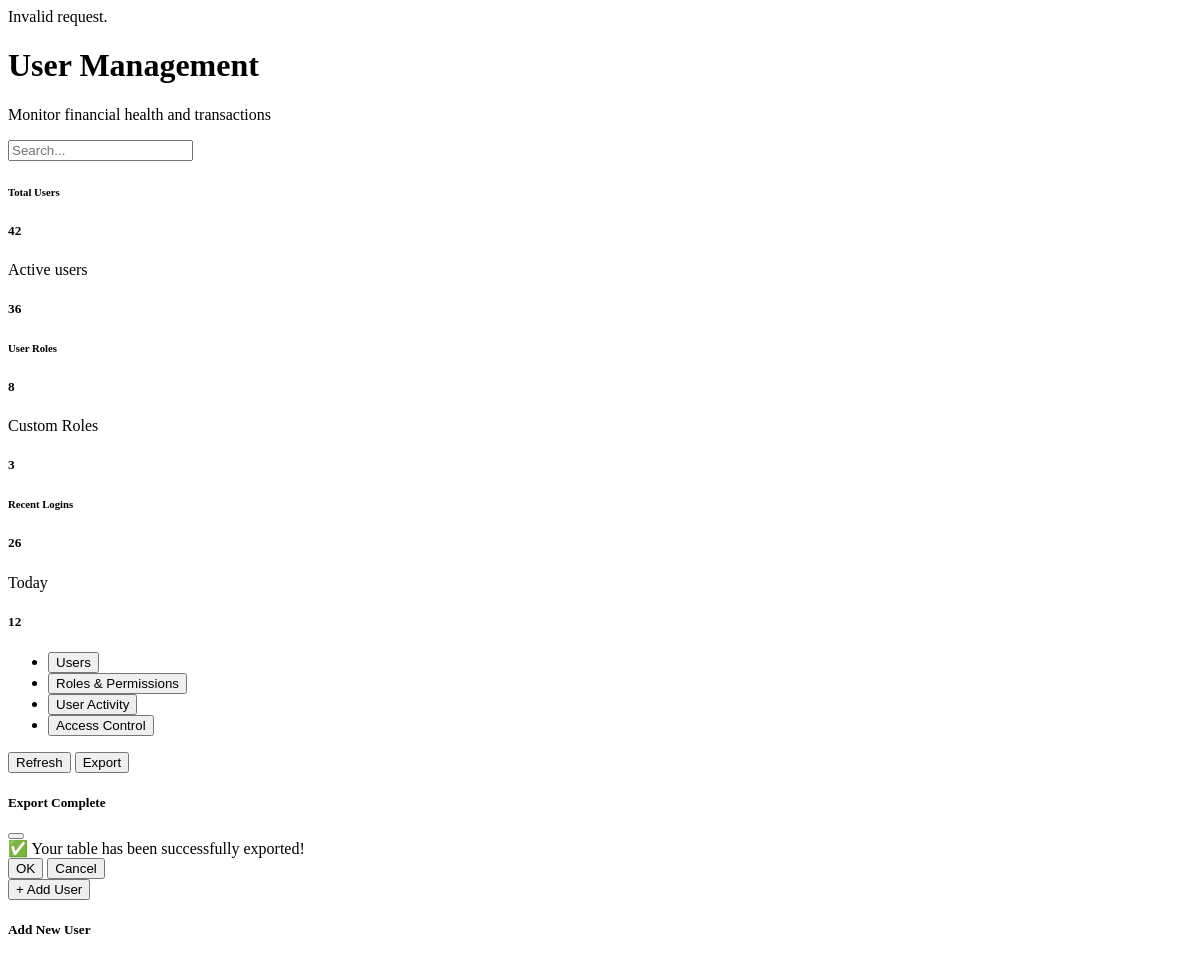
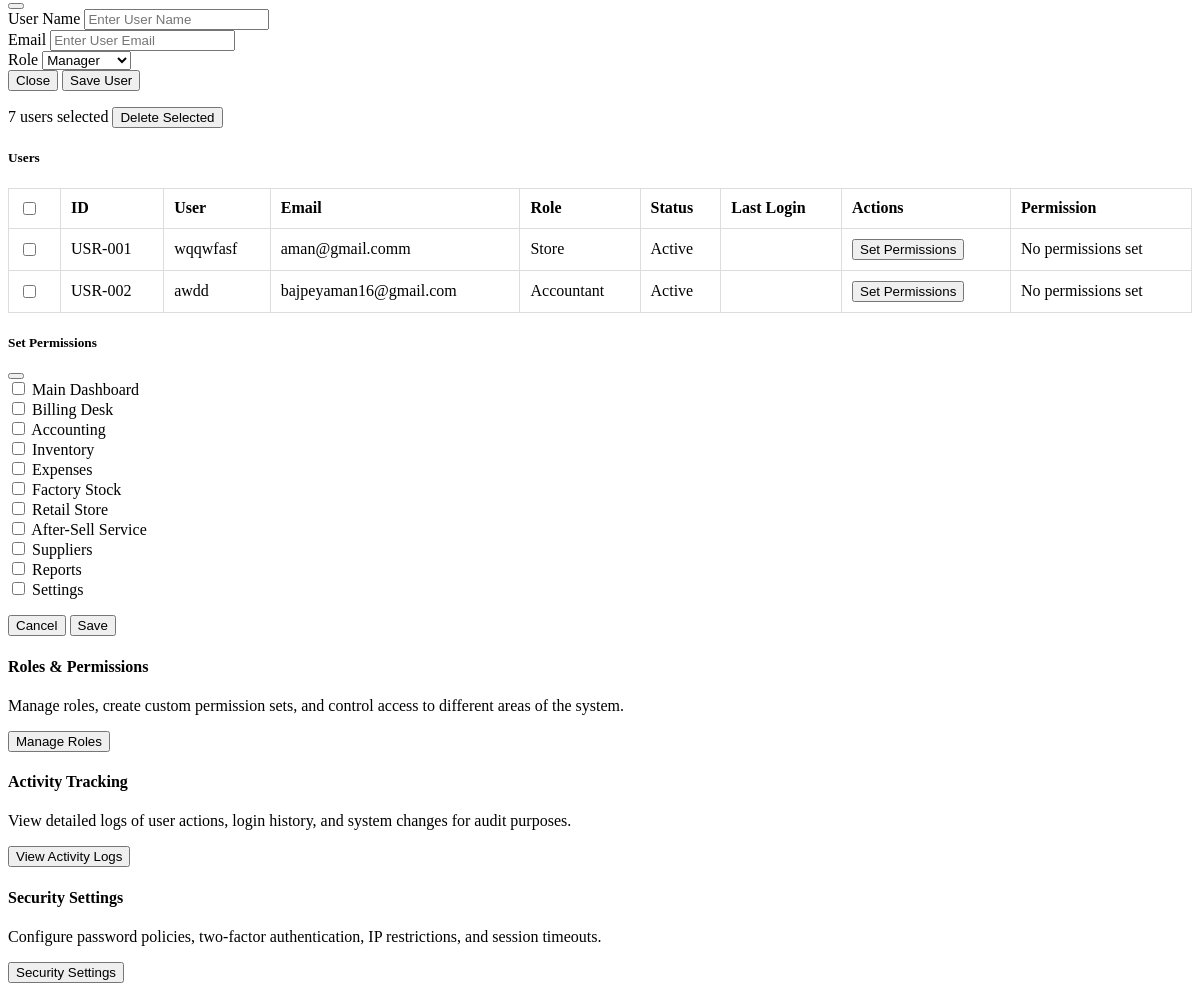
Page /Dashboard/Admin/user_management.php on the committed database (2 pictures, top to bottom).
### tables this page shows
CREATE TABLE `user_management` (
  `User_ID` varchar(20) NOT NULL,
  `User_Name` varchar(100) NOT NULL,
  `Email` varchar(100) NOT NULL,
  `Role` enum('Manager','Accountant','Store','Admin') NOT NULL,
  `Status` enum('Active','Inactive') DEFAULT 'Active',
  `Last_Login` datetime DEFAULT NULL,
  `Permission` text NOT NULL,
  `Created_At` timestamp NOT NULL DEFAULT current_timestamp()
);

### Dashboard/Admin/user_management.php (the view, shortened to what this page needs)
<h1>User Management</h1>
<p>Monitor financial health and transactions</p>
<div class="container-fluid d-flex justify-content-between align-items-center mb-3">
  <div class="d-flex w-75">
    <div class="input-group w-100 me-2">
      <input type="text" class="form-control border-start-0" id="searchInput" placeholder="Search..." />
    </div>
  </div>
</div>
<div class="container-fluid d-flex flex-wrap gap-3">
  <div class="card w-25">
    <div class="card-body">
      <h6 class="card-subtitle mb-2 text-muted">Total Users</h6>
      <h5 class="card-title">42</h5>
      <p class="card-text">Active users</p>
      <h5>36</h5>
    </div>
  </div>
  <div class="card w-25">
    <div class="card-body">
      <h6 class="card-subtitle mb-2 text-muted">User Roles</h6>
      <h5 class="card-title">8</h5>
      <p class="card-text">Custom Roles</p>
      <h5>3</h5>
    </div>
  </div>
  <div class="card w-25">
    <div class="card-body">
      <h6 class="card-subtitle mb-2 text-muted">Recent Logins</h6>
      <h5 class="card-title">26</h5>
      <p class="card-text">Today</p>
      <h5>12</h5>
    </div>
  </div>
</div>
<ul class="nav nav-tabs mb-4" id="adminTab" role="tablist">
  <li class="nav-item" role="presentation">
    <button class="nav-link active" id="users-tab" data-bs-toggle="tab" data-bs-target="#users" type="button"
      role="tab">Users</button>
  </li>
  <li class="nav-item" role="presentation">
    <button class="nav-link" id="roles-tab" data-bs-toggle="tab" data-bs-target="#roles" type="button" role="tab">Roles
      & Permissions</button>
  </li>
  <li class="nav-item" role="presentation">
    <button class="nav-link" id="activity-tab" data-bs-toggle="tab" data-bs-target="#activity" type="button"
      role="tab">User Activity</button>
  </li>
  <li class="nav-item" role="presentation">
    <button class="nav-link" id="access-tab" data-bs-toggle="tab" data-bs-target="#access" type="button"
      role="tab">Access Control</button>
  </li>
</ul>
<div class="tab-content" id="adminTabContent">
  <div class="tab-pane fade show active" id="users" role="tabpanel">
    <div class="d-flex justify-content-between mb-3">
      <div>
        <button class="btn btn-outline-secondary" id="refreshBtn">Refresh</button>
        <button class="btn btn-outline-secondary" onclick="exportTableToCSV()">Export</button>
        <div class="modal fade" id="exportSuccessModal" tabindex="-1" aria-labelledby="exportSuccessLabel"
          aria-hidden="true">
          <div class="modal-dialog modal-dialog-centered">
            <div class="modal-content text-center">
              <div class="modal-header">
                <h5 class="modal-title" id="exportSuccessLabel">Export Complete</h5>
                <button type="button" class="btn-close" data-bs-dismiss="modal" aria-label="Close"></button>
              </div>
              <div class="modal-body">
                ✅ Your table has been successfully exported!
              </div>
              <div class="modal-footer">
                <button type="button" class="btn btn-primary" id="okBtn" data-bs-dismiss="modal">OK</button>
                <button type="button" class="btn btn-secondary" data-bs-dismiss="modal">Cancel</button>
              </div>
            </div>
          </div>
        </div>
        <button class="btn btn-primary" data-bs-toggle="modal" data-bs-target="#userModal">+ Add User</button>
        <div class="modal fade" id="userModal" tabindex="-1" aria-labelledby="addUserLabel" aria-hidden="true">
          <div class="modal-dialog modal-dialog-centered">
            <div class="modal-content">
              <div class="modal-header">
                <h5 class="modal-title" id="addUserLabel">Add New User</h5>
                <button type="button" class="btn-close" data-bs-dismiss="modal" aria-label="Close"></button>
              </div>
              <div class="modal-body">
                <form id="userForm" method="POST" action="user_management.php">
                  <div class="mb-3">
                    <label for="userName" class="form-label">User Name</label>
                    <input type="text" class="form-control" id="userName" name="userName" placeholder="Enter User Name"
                      required>
                  </div>
                  <div class="mb-3">
                    <label for="userEmail" class="form-label">Email</label>
                    <input type="email" class="form-control" id="userEmail" name="userEmail"
                      placeholder="Enter User Email" required>
                  </div>
                  <div class="mb-3">
                    <label for="role" class="form-label">Role</label>
                    <select class="form-select" id="role" name="role" required>
                      <option value="Manager">Manager</option>
                    </select>
                  </div>
                  <div class="modal-footer">
                    <button type="button" class="btn btn-secondary" data-bs-dismiss="modal">Close</button>
                    <button type="submit" class="btn btn-primary">Save User</button>
                  </div>
                </form>
              </div>
            </div>
          </div>
        </div>
      </div>
    </div>
    <div class="mb-3">
      <span>7 users selected</span>
      <button class="btn btn-danger btn-sm float-end" onclick="alert('Delete Successful')">Delete Selected</button>
    </div>
    <?php
    include '../../_conn.php';
    $query = "SELECT User_ID, User_Name, Email, Role, Status, Last_Login, Permission FROM user_management";
    $result = $conn->query($query);
    ?>
    <div class="card">
      <div class="card-body">
        <h5 class="card-title mb-3">Users</h5>
        <div class="table-responsive">
          <table class="table align-middle" id="supplyTable">
            <thead>
              <tr>
                <th><input type="checkbox" id="selectAll"></th>
                <th>ID</th>
                <th>User</th>
                <th>Email</th>
                <th>Role</th>
                <th>Status</th>
                <th>Last Login</th>
                <th>Actions</th>
                <th>Permission</th>
              </tr>
            </thead>
            <tbody id="userTableBody">
              <?php
              while ($row = $result->fetch_assoc()) {
                $permissions = json_decode($row['Permission'], true);
                $permissionList = $permissions ? implode(', ', $permissions) : 'No permissions set';
                ?>
                <tr>
                  <td><input type="checkbox" class="selectUser" data-id="<?php echo $row['User_ID']; ?>"></td>
                  <td><?php echo $row['User_ID']; ?></td>
                  <td><?php echo $row['User_Name']; ?></td>
                  <td><?php echo $row['Email']; ?></td>
                  <td><?php echo $row['Role']; ?></td>
                  <td><?php echo $row['Status']; ?></td>
                  <td><?php echo $row['Last_Login']; ?></td>
                  <td>
                    <button class="btn btn-info btn-sm" data-bs-toggle="modal" data-bs-target="#permissionModal"
                      data-userid="<?php echo $row['User_ID']; ?>" data-username="<?php echo $row['User_Name']; ?>"
                      data-permissions='<?php echo htmlspecialchars(json_encode($permissions)); ?>'
                      id="permissionBtn_<?php echo $row['User_ID']; ?>">Set Permissions</button>
                  </td>
                  <td><?php echo $permissionList; ?></td>
                </tr>
              <?php } ?>
            </tbody>
          </table>
        </div>
      </div>
    </div>
    <div class="modal fade" id="permissionModal" tabindex="-1" aria-labelledby="permissionModalLabel"
      aria-hidden="true">
      <div class="modal-dialog modal-dialog-scrollable">
        <div class="modal-content">
          <div class="modal-header">
            <h5 class="modal-title" id="permissionModalLabel">Set Permissions</h5>
            <button type="button" class="btn-close" data-bs-dismiss="modal" aria-label="Close"></button>
          </div>
          <div class="modal-body">
            <form id="permissionForm" method="POST">
              <div class="form-check">
                <input class="form-check-input" type="checkbox" id="maindashbord" name="permissions[]"
                  value="Main Dashboard">
                <label class="form-check-label" for="maindashbord">Main Dashboard</label>
              </div>
              <div class="form-check">
                <input class="form-check-input" type="checkbox" id="billingdesk" name="permissions[]"
                  value="Billing Desk">
                <label class="form-check-label" for="billingdesk">Billing Desk</label>
              </div>
              <div class="form-check">
                <input class="form-check-input" type="checkbox" id="accounting" name="permissions[]" value="Accounting">
                <label class="form-check-label" for="accounting">Accounting</label>
              </div>
              <div class="form-check">
                <input class="form-check-input" type="checkbox" id="investory" name="permissions[]" value="Inventory">
                <label class="form-check-label" for="investory">Inventory</label>
              </div>
              <div class="form-check">
                <input class="form-check-input" type="checkbox" id="expenses" name="permissions[]" value="Expenses">
                <label class="form-check-label" for="expenses">Expenses</label>
              </div>
              <div class="form-check">
                <input class="form-check-input" type="checkbox" id="factorystock" name="permissions[]"
                  value="Factory Stock">
                <label class="form-check-label" for="factorystock">Factory Stock</label>
              </div>
              <div class="form-check">
                <input class="form-check-input" type="checkbox" id="retailstore" name="permissions[]"
                  value="Retail Store">
                <label class="form-check-label" for="retailstore">Retail Store</label>
              </div>
              <div class="form-check">
                <input class="form-check-input" type="checkbox" id="aftersellservice" name="permissions[]"
                  value="After-Sell Service">
                <label class="form-check-label" for="aftersellservice">After-Sell Service</label>
              </div>
              <div class="form-check">
                <input class="form-check-input" type="checkbox" id="suppliers" name="permissions[]" value="Suppliers">
                <label class="form-check-label" for="suppliers">Suppliers</label>
              </div>
              <div class="form-check">
                <input class="form-check-input" type="checkbox" id="reports" name="permissions[]" value="Reports">
                <label class="form-check-label" for="reports">Reports</label>
              </div>
              <div class="form-check">
                <input class="form-check-input" type="checkbox" id="settings" name="permissions[]" value="Settings">
                <label class="form-check-label" for="settings">Settings</label>
              </div>
            </form>
          </div>
          <div class="modal-footer">
            <button type="button" class="btn btn-secondary" data-bs-dismiss="modal">Cancel</button>
            <button type="button" class="btn btn-primary" id="savePermissionBtn">Save</button>
          </div>
        </div>
      </div>
    </div>
  </div>
  <div class="tab-pane fade" id="roles" role="tabpanel">
    <div class="text-center py-5">
      <h4>Roles & Permissions</h4>
      <p>Manage roles, create custom permission sets, and control access to different areas of the system.</p>
      <button class="btn btn-outline-primary">Manage Roles</button>
    </div>
  </div>
  <div class="tab-pane fade" id="activity" role="tabpanel">
    <div class="text-center py-5">
      <h4>Activity Tracking</h4>
      <p>View detailed logs of user actions, login history, and system changes for audit purposes.</p>
      <button class="btn btn-outline-primary">View Activity Logs</button>
    </div>
  </div>
  <div class="tab-pane fade" id="access" role="tabpanel">
    <div class="text-center py-5">
      <h4>Security Settings</h4>
      <p>Configure password policies, two-factor authentication, IP restrictions, and session timeouts.</p>
      <button class="btn btn-outline-primary">Security Settings</button>
    </div>
  </div>
</div>
</body>
</html>

### Dashboard/Admin/user_management.php (style rules this page uses)
table { width: 100%; border-collapse: collapse; margin-top: 10px; }
th, td { padding: 10px; border: 1px solid #ddd; text-align: left; }

### rows in the picture
user_management: User_ID "USR-001", User_Name "wqqwfasf", Email "aman@gmail.comm", Role "Store", Status "Active", Permission "No permissions set"
user_management: User_ID "USR-002", User_Name "awdd", Email "bajpeyaman16@gmail.com", Role "Accountant", Status "Active", Permission "No permissions set"
